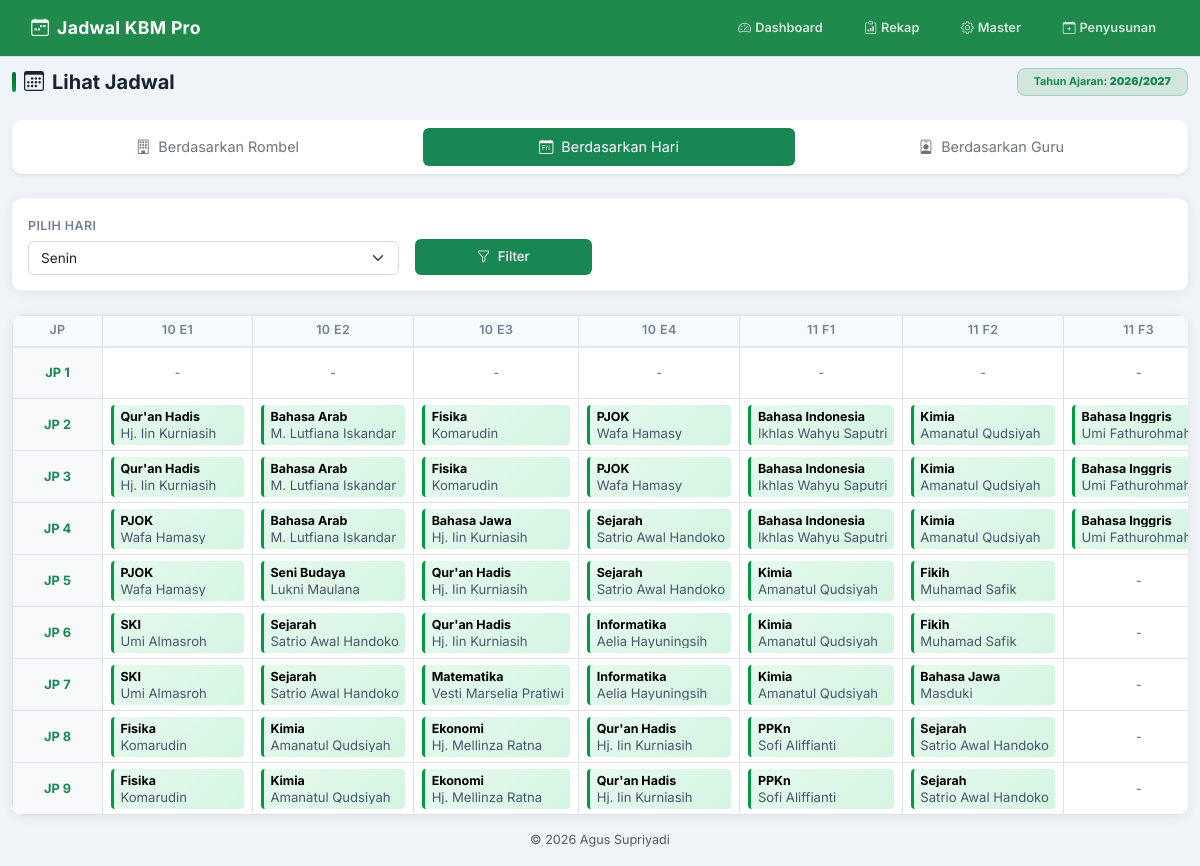
The app's page /view_schedule.php?tab=day&day=Senin, older data.
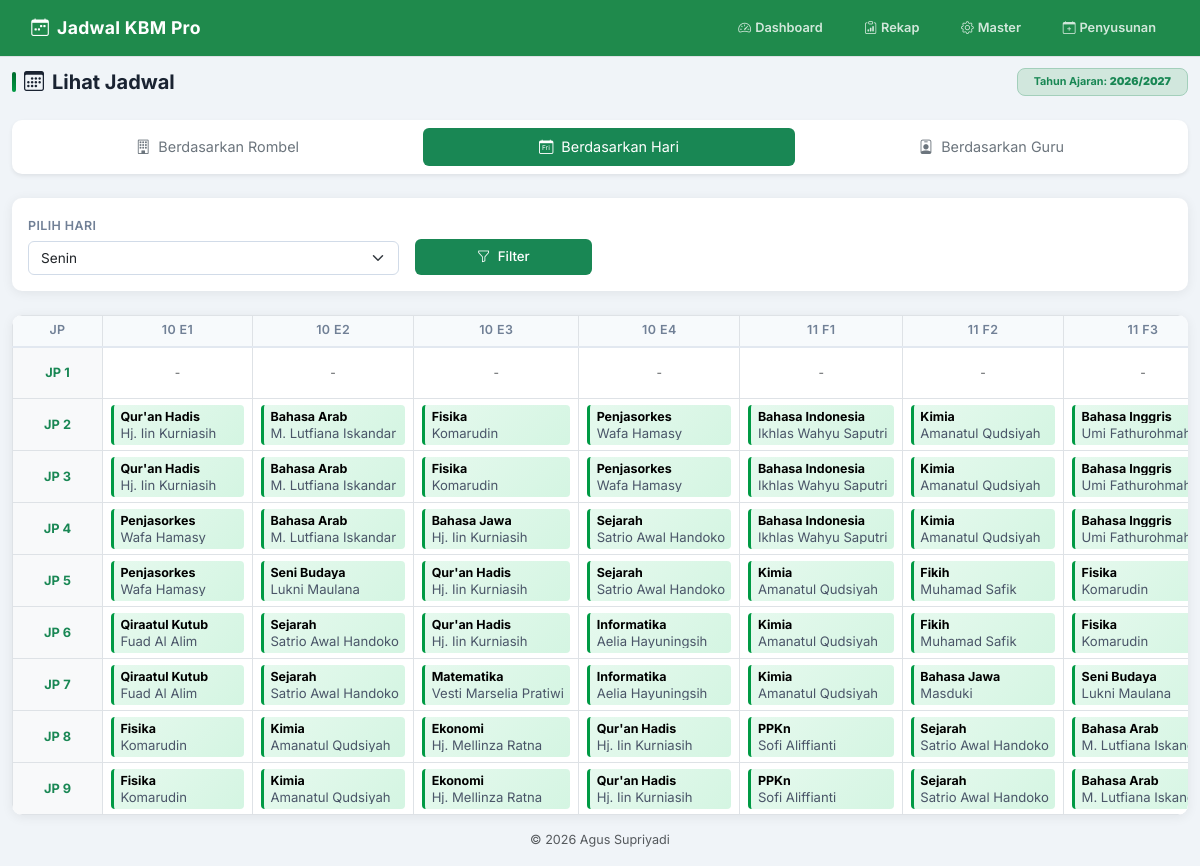
The same page, newer data.
### tables this page shows
CREATE TABLE classes(id INTEGER PRIMARY KEY AUTOINCREMENT,name TEXT UNIQUE NOT NULL,active INTEGER DEFAULT 1);

CREATE TABLE schedules(
 id INTEGER PRIMARY KEY AUTOINCREMENT,school_year_id INTEGER NOT NULL,day TEXT NOT NULL,jp INTEGER NOT NULL,
 class_id INTEGER NOT NULL,subject_id INTEGER NOT NULL,teacher_id INTEGER NOT NULL,notes TEXT,
 UNIQUE(school_year_id,day,jp,class_id),
 FOREIGN KEY(school_year_id) REFERENCES school_years(id) ON DELETE CASCADE,
 FOREIGN KEY(class_id) REFERENCES classes(id) ON DELETE CASCADE,
 FOREIGN KEY(subject_id) REFERENCES subjects(id) ON DELETE RESTRICT,
 FOREIGN KEY(teacher_id) REFERENCES teachers(id) ON DELETE RESTRICT);

### config/database.php (called while the page is built, shortened)
<?php
function e(?string $v): string
{
    return htmlspecialchars($v ?? '', ENT_QUOTES, 'UTF-8');
}

### view_schedule.php (the view, shortened to what the changed rows need)
<?php
require __DIR__ . '/config/database.php';
$pdo = db();
$days = ['Senin', 'Selasa', 'Rabu', 'Kamis', 'Jumat', 'Sabtu'];
$classes  = $pdo->query('SELECT * FROM classes ORDER BY name')->fetchAll();
$teachers = $pdo->query('SELECT * FROM teachers ORDER BY name')->fetchAll();
$year     = $pdo->query('SELECT * FROM school_years WHERE active=1 LIMIT 1')->fetch();
$tab = $_GET['tab'] ?? 'rombel';
$selected_class_id   = isset($_GET['class_id']) ? (int)$_GET['class_id'] : ($classes[0]['id'] ?? 0);
$selected_teacher_id = isset($_GET['teacher_id']) ? (int)$_GET['teacher_id'] : ($teachers[0]['id'] ?? 0);
$selected_day        = $_GET['day'] ?? 'Senin';
$rows = [];
if ($tab === 'rombel' && $selected_class_id) {
    $stmt = $pdo->prepare("
        SELECT s.*, t.name teacher_name, sub.name subject_name
        FROM schedules s
        JOIN teachers t   ON t.id   = s.teacher_id
        JOIN subjects sub ON sub.id = s.subject_id
        WHERE s.school_year_id = ? AND s.class_id = ?
    ");
    $stmt->execute([$year['id'], $selected_class_id]);
    $rows = $stmt->fetchAll();
} elseif ($tab === 'day') {
    $stmt = $pdo->prepare("
        SELECT s.*, c.name class_name, t.name teacher_name, sub.name subject_name
        FROM schedules s
        JOIN classes  c   ON c.id   = s.class_id
        JOIN teachers t   ON t.id   = s.teacher_id
        JOIN subjects sub ON sub.id = s.subject_id
        WHERE s.school_year_id = ? AND s.day = ?
    ");
    $stmt->execute([$year['id'], $selected_day]);
    $rows = $stmt->fetchAll();
}
require __DIR__ . '/templates/header.php';
?>
<?php if ($tab === 'rombel' || $tab === 'teacher'): ?>
    <div class="card overflow-hidden">
        <div class="table-responsive">
            <table class="table table-sm table-bordered text-center align-middle mb-0" style="min-width: 750px;">
                <thead class="table-light">
                    <tr>
                        <th style="width: 100px;">JP</th>
                        <?php foreach ($days as $d): ?>
                            <th><?= e($d) ?></th>
                        <?php endforeach; ?>
                    </tr>
                </thead>
                <tbody>
                    <?php for ($jp = 1; $jp <= 9; $jp++): ?>
                        <tr>
                            <td class="fw-bold text-success bg-light">JP <?= $jp ?></td>
                            <?php foreach ($days as $d): ?>
                                <td class="p-2" style="height: 75px; vertical-align: top;">
                                    <?php
                                    $cell_found = false;
                                    foreach ($rows as $r) {
                                        if ($r['day'] === $d && (int)$r['jp'] === $jp) {
                                            $cell_found = true;
                                            if ($tab === 'rombel') {
                                                ?>
                                                <div class="cell-entry text-start">
                                                    <strong class="d-block"><?= e($r['subject_name']) ?></strong>
                                                    <small class="text-muted"><i class="bi bi-person me-1"></i><?= e($r['teacher_name']) ?></small>
                                                </div>
                                                <?php
                                            } else {
                                                ?>
                                                <div class="cell-entry text-start" style="border-left-color: #805ad5;">
                                                    <strong class="d-block" style="color: #6b46c1;"><?= e($r['class_name']) ?></strong>
                                                    <small class="text-muted"><i class="bi bi-book me-1"></i><?= e($r['subject_name']) ?></small>
                                                </div>
                                                <?php
                                            }
                                            break;
                                        }
                                    }
                                    if (!$cell_found): ?>
                                        <span class="text-muted" style="font-size: 0.75rem;">-</span>
                                    <?php endif; ?>
                                </td>
                            <?php endforeach; ?>
                        </tr>
                    <?php endfor; ?>
                </tbody>
            </table>
        </div>
    </div>
<?php elseif ($tab === 'day'): ?>
    <div class="card overflow-hidden">
        <div class="grid-scroll-wrapper">
            <table class="table table-sm table-bordered text-center align-middle mb-0" style="font-size:.8rem;">
                <thead class="grid-sticky-head">
                    <tr>
                        <th class="grid-sticky-col" style="min-width:90px;">JP</th>
                        <?php foreach ($classes as $c): ?>
                            <th><?= e($c['name']) ?></th>
                        <?php endforeach; ?>
                    </tr>
                </thead>
                <tbody>
                    <?php for ($jp = 1; $jp <= 9; $jp++): ?>
                        <tr>
                            <td class="fw-bold text-success bg-light grid-sticky-col">JP <?= $jp ?></td>
                            <?php foreach ($classes as $c): ?>
                                <td class="schedule-cell">
                                    <?php
                                    $cell_found = false;
                                    foreach ($rows as $r) {
                                        if ((int)$r['class_id'] === (int)$c['id'] && (int)$r['jp'] === $jp) {
                                            $cell_found = true;
                                            ?>
                                            <div class="cell-entry text-start">
                                                <strong><?= e($r['subject_name']) ?></strong>
                                                <small><?= e($r['teacher_name']) ?></small>
                                            </div>
                                            <?php
                                            break;
                                        }
                                    }
                                    if (!$cell_found): ?>
                                        <span class="text-muted" style="font-size: 0.75rem;">-</span>
                                    <?php endif; ?>
                                </td>
                            <?php endforeach; ?>
                        </tr>
                    <?php endfor; ?>
                </tbody>
            </table>
        </div>
    </div>
<?php endif; ?>
<?php require __DIR__ . '/templates/footer.php'; ?>

Row changes from the older to the newer data that the page shows:
removed schedules: subject_name "SKI", teacher_name "Umi Almasroh", shown under classes (number 1 of 7 on the later page)
removed schedules: subject_name "SKI", teacher_name "Umi Almasroh", shown under classes (number 1 of 7 on the later page)
computed for schedules (number 4 of 56 on the later page): subject_name "PJOK" → "Penjasorkes"
computed for schedules (number 11 of 56 on the later page): subject_name "PJOK" → "Penjasorkes"
computed for schedules (number 15 of 56 on the later page): subject_name "PJOK" → "Penjasorkes"
computed for schedules (number 22 of 56 on the later page): subject_name "PJOK" → "Penjasorkes"
added schedules: subject_name "Fisika", teacher_name "Komarudin", shown under classes (number 7 of 7 on the later page)
added schedules: subject_name "Qiraatul Kutub", teacher_name "Fuad Al Alim", shown under classes (number 1 of 7 on the later page)
added schedules: subject_name "Fisika", teacher_name "Komarudin", shown under classes (number 7 of 7 on the later page)
added schedules: subject_name "Qiraatul Kutub", teacher_name "Fuad Al Alim", shown under classes (number 1 of 7 on the later page)
added schedules: subject_name "Seni Budaya", teacher_name "Lukni Maulana", shown under classes (number 7 of 7 on the later page)
added schedules: subject_name "Bahasa Arab", teacher_name "M. Lutfiana…", shown under classes (number 7 of 7 on the later page)
added schedules: subject_name "Bahasa Arab", teacher_name "M. Lutfiana…", shown under classes (number 7 of 7 on the later page)
